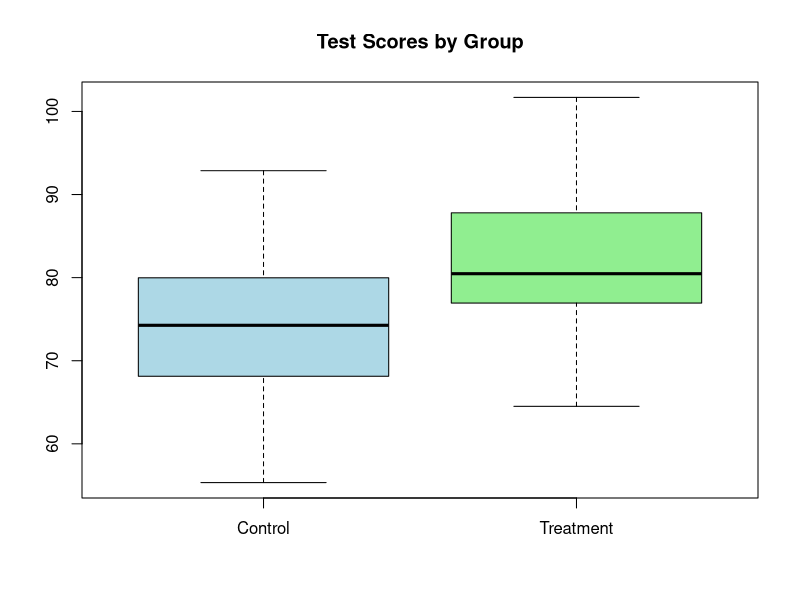
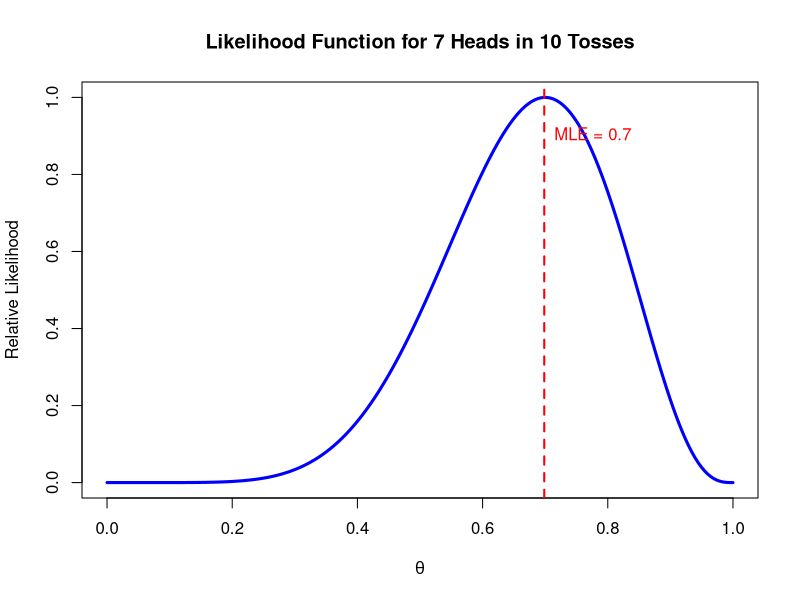

Here is the R script that generated these plots, in order:
cat("
🧠 1️⃣ What is a Bayes Factor?

A Bayes factor (BF) quantifies how much more likely the data are under one hypothesis than another.

BF₁₂ = P(Data | H₁) / P(Data | H₂)

Where:

BF₁₂ = Bayes factor favoring H₁ over H₂
P(Data | H₁) = Probability of observing the data if H₁ is true
P(Data | H₂) = Probability of observing the data if H₂ is true

Simple Example
Suppose you flip a coin 10 times and get 8 heads.

H₁: The coin is fair (p = 0.5)
H₂: The coin is biased (p = 0.7)

Calculate how likely '8 heads out of 10' is under each hypothesis:

")

# Probability under H1 (fair coin)
p_data_h1 <- dbinom(8, size = 10, prob = 0.5)  # = 0.044
p_data_h1

# Probability under H2 (biased coin)
p_data_h2 <- dbinom(8, size = 10, prob = 0.7)  # = 0.233
p_data_h2

# Bayes factor
BF <- p_data_h2 / p_data_h1  # = 5.3
print(BF)

cat("

The Binomial Distribution

Density, distribution function, quantile function and random generation 
for the binomial distribution with parameters size and prob. 

👉 A Bayes Factor of 10 means:

The data are 10× more likely under the alternative than under the null hypothesis.

A Bayes Factor of 0.1 means:

The data are 10× more likely under the null than under the alternative

🧩 3️⃣ Relationship to p-values

| Concept          | What it measures                                                     | Interpretation        |        |                                                 |
| ---------------- | -------------------------------------------------------------------- | --------------------- | ------ | ----------------------------------------------- |
| **p-value**      | Probability of seeing data *as extreme* as observed if (H_0) is true | Reject (H_0) if small |        |                                                 |
| **Bayes Factor** | Ratio of likelihoods ( P(D                                           | H_1)/P(D              | H_0) ) | How much more the data support (H_1) over (H_0) |


")

# ?dbinom

cat("

| Bayes Factor ( BF_{10} ) | Evidence for ( H_1 ) (Alternative)        |
| ------------------------ | ----------------------------------------- |
| **> 100**                | Decisive evidence                         |
| **30 – 100**             | Very strong evidence                      |
| **10 – 30**              | Strong evidence                           |
| **3 – 10**               | Moderate evidence                         |
| **1 – 3**                | Weak evidence                             |
| **= 1**                  | No preference (data equally support both) |
| **< 1/3**                | Moderate evidence for ( H_0 )             |
| **< 1/10**               | Strong evidence for ( H_0 )               |
| **< 1/30**               | Very strong evidence for ( H_0 )          |

👉 A Bayes Factor of 10 means:

The data are 10× more likely under the alternative than under the null hypothesis.

A Bayes Factor of 0.1 means:

The data are 10× more likely under the null than under the alternative

")




library(BayesFactor)

# Simulate data: test scores in control vs treatment groups
set.seed(123)
control <- rnorm(30, mean = 75, sd = 10)
treat   <- rnorm(30, mean = 80, sd = 10)   # treatment improves by +5 points

# === Classical t-test ===
t_test_result <- t.test(treat, control)
cat("\nt test result:\n")
t_test_result

bf_result <- ttestBF(x = treat, y = control)
cat("\nbayesian factors:\n")
bf_result


# ?ttestBF

boxplot(control, treat,
        names = c("Control", "Treatment"),
        col = c("lightblue", "lightgreen"),
        main = "Test Scores by Group")

cat("🧪 1️⃣ Classical t-test 

✅ Interpretation:

The t-statistic (3.08) shows a strong difference between treatment and control.

p-value = 0.003 → much smaller than 0.05 → statistically significant.
→ We reject the null hypothesis (no difference in means).

95% Confidence Interval = [2.54, 11.97] means the true difference in means is very likely between +2.5 and +12 points.

Means:

Treatment group mean = 81.78

Control group mean = 74.53
→ On average, the treatment group scored ≈7.25 points higher.

")

cat(" 🧮 2️⃣ Bayesian Analysis

✅ Interpretation:

The Bayes Factor (BF₁₀ = 12.03) means:

The observed data are 12 times more likely under the alternative hypothesis 
(that there is a true difference in means) than under the null hypothesis (no difference).

This corresponds to “strong evidence” for the alternative hypothesis (H₁).
")

cat("

| Bayes Factor (BF₁₀) | Interpretation            |
| ------------------- | ------------------------- |
| 1–3                 | Anecdotal evidence for H₁ |
| 3–10                | Moderate evidence         |
| **10–30**           | **Strong evidence**       |
| 30–100              | Very strong evidence      |
| >100                | Decisive evidence         |

| Test                           | Result                   | Evidence Strength    | Conclusion                            |
| ------------------------------ | ------------------------ | -------------------- | ------------------------------------- |
| **t-test (p = 0.003)**         | Significant difference   | Strong (frequentist) | Treatment effect likely real          |
| **Bayes Factor (BF₁₀ = 12.0)** | 12× more likely under H₁ | Strong (Bayesian)    | Data strongly support real difference |
| **Mean difference = +7.25**    | CI [2.54, 11.97]         | —                    | Treatment improves mean outcome       |

")

cat("

✅ 4️⃣ In plain English

Both the frequentist and Bayesian analyses agree:
The treatment group performed significantly better than the control group.

Classical test: p = 0.003 → statistically significant.

Bayesian test: BF = 12 → data are 12× more likely if the treatment really has an effect.

Therefore, there is strong, converging evidence that the treatment improves outcomes by roughly 7 points on average.

")



cat("LIKELIHOOD")

cat("

🧠 1️⃣ What is “Likelihood”?

Likelihood tells us how likely the observed data are, given a specific model or parameter value.

Formally:

L(θ∣data)=P(data∣θ)

θ = model parameter(s) (e.g., mean, variance, regression coefficients)

data = what we actually observed

⚖️ In words:

THE LIKELIHOOD IS NOT THE PROBABILITY OF THE PARAMETERS — IT’S THE PROBABILITY OF THE DATA, GIVEN THE PARAMETERS. ✅

🎯 2️⃣ Example: Tossing a coin

Suppose you toss a coin 10 times and get 7 heads.

You want to know how likely that is for different values of 

θ (the probability of heads).

The likelihood for a binomial model is [ FORMULA] : 

| θ (probability of heads) | Likelihood ( L(\theta) ) |
| ------------------------ | ------------------------ |
| 0.2                      | 0.00079                  |
| 0.5                      | 0.117                    |
| **0.7**                  | **0.267**                |
| 0.9                      | 0.012                    |

✅ The highest likelihood is at θ = 0.7
→ So the data are most consistent with a coin that lands heads 70% of the time.

🧮 3️⃣ Likelihood vs Probability

| Concept         | What varies                 | Meaning                                             |
| --------------- | --------------------------- | --------------------------------------------------- |
| **Probability** | Data vary, parameters fixed | “Given θ, how likely are these data?”               |
| **Likelihood**  | Parameters vary, data fixed | “Given these data, which θ makes them most likely?” |

So in inference, we treat the data as fixed and ask:

WHICH PARAMETER VALUE MAKES THE DATA MOST PLAUSIBLE? ✅

📊 4️⃣ Maximum Likelihood Estimation (MLE)

The MLE is the parameter value that maximizes the likelihood function. 

It is the cornerstone of frequentist estimation and the starting point for most machine learning models 
(logistic regression, neural nets, etc.).

So the likelihood is the bridge connecting data to posterior inference in Bayesian statistics.

")

cat("

🧪 Example: Coin toss likelihood

We toss a coin 10 times and get 7 heads.

We want to see for which value of 

θ (probability of heads) the data are most likely ")

# 1️⃣ Simulated experiment
n <- 10          # number of tosses
k <- 7           # number of heads observed

# 2️⃣ Likelihood function for Binomial model
theta <- seq(0, 1, length.out = 200)
likelihood <- dbinom(k, size = n, prob = theta)

head(theta)
head(likelihood)


# 3️⃣ Normalize (optional, for nicer plotting)
likelihood <- likelihood / max(likelihood)

# 4️⃣ Plot likelihood curve
plot(theta, likelihood, type = "l", lwd = 3, col = "blue",
     main = "Likelihood Function for 7 Heads in 10 Tosses",
     xlab = expression(theta),
     ylab = "Relative Likelihood")

# 5️⃣ Mark the Maximum Likelihood Estimate (MLE)
theta_hat <- theta[which.max(likelihood)]
abline(v = theta_hat, col = "red", lwd = 2, lty = 2)
text(theta_hat, 0.9, labels = paste("MLE =", round(theta_hat, 2)),
     pos = 4, col = "red")

cat("

| Concept                      | Meaning                                                                   |
| ---------------------------- | ------------------------------------------------------------------------- |
| **θ (probability of heads)** | Parameter we’re estimating                                                |
| **Likelihood curve**         | How plausible each θ value is given our data (7 heads / 10 tosses)        |
| **Peak (θ̂ = 0.7)**          | The data are most consistent with a coin that lands heads 70% of the time |
| **Likelihood width**         | Reflects uncertainty — flatter curve = more uncertainty                   |

Interpret :

The MLE = observed success rate (0.7)

")

cat("

| Concept                 | Meaning                                                            |
| ----------------------- | ------------------------------------------------------------------ |
| **Likelihood function** | Probability of data given parameters                               |
| **MLE**                 | Parameter values that maximize likelihood                          |
| **Each distribution**   | Has its own formula for the likelihood and its own closed-form MLE |
| **In ML**               | Training = maximizing (log) likelihood = minimizing loss           |

")

cat("

| Model               | Parameter(s)               | MLE finds…                                                               |
| ------------------- | -------------------------- | ------------------------------------------------------------------------ |
| Binomial            | θ = probability of success | θ that makes observed successes most likely                              |
| Normal              | μ, σ²                      | Mean and variance that best fit data                                     |
| Linear regression   | β coefficients             | Values that maximize likelihood (equivalent to minimizing squared error) |
| Logistic regression | β coefficients             | Coefficients that maximize likelihood of observed labels                 |

")
